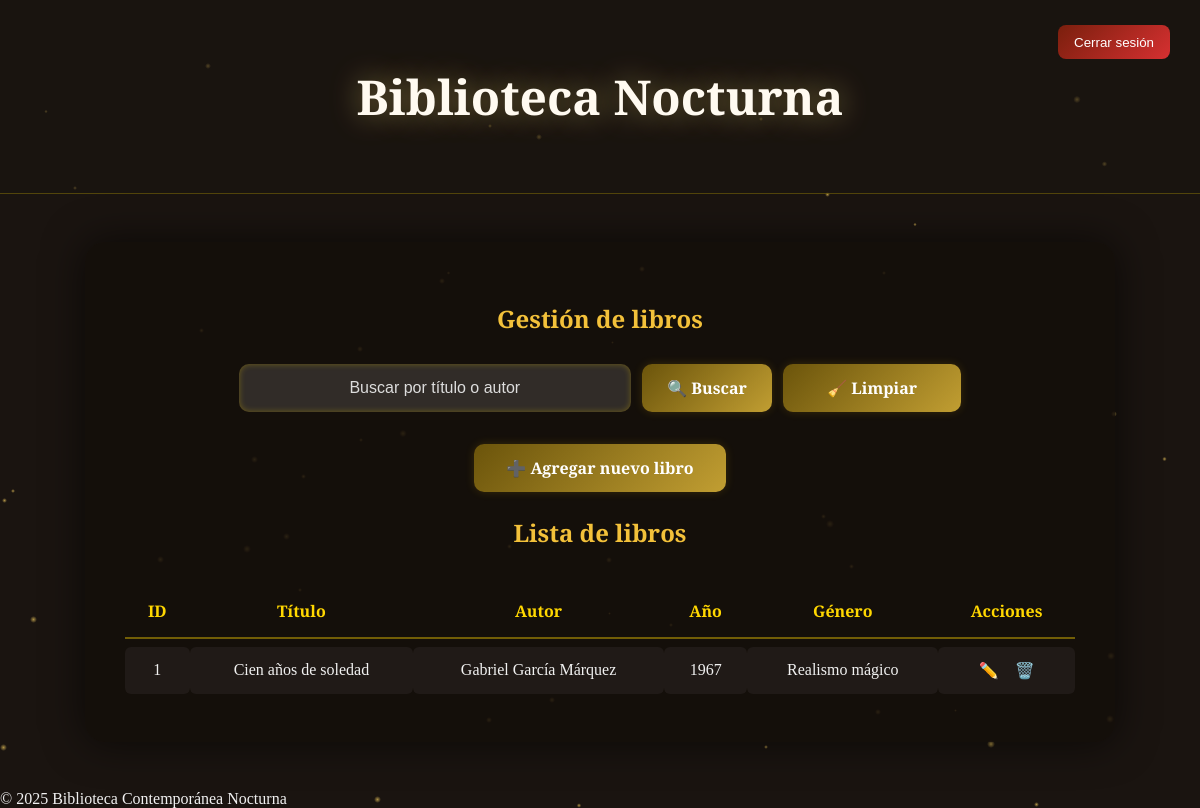
/panel.php (signed in), run on an earlier commit of the app's database.
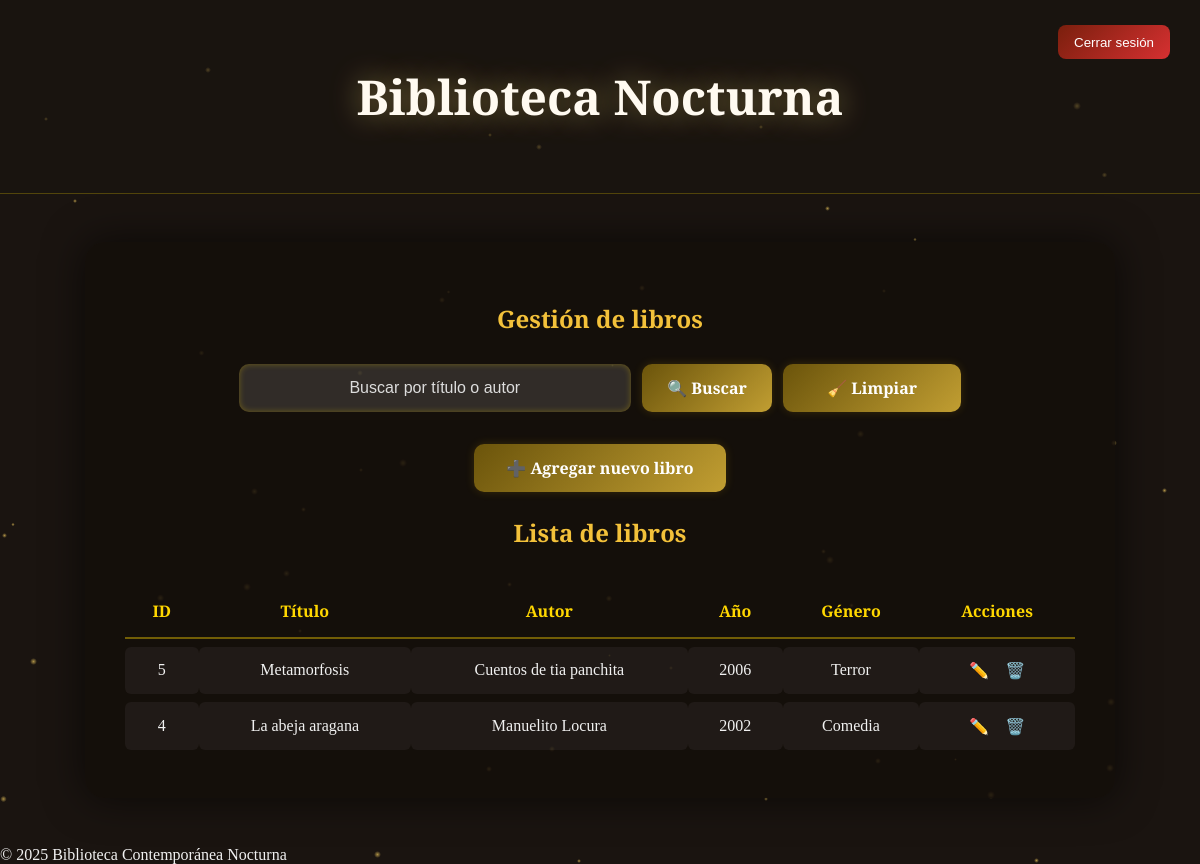
And on a later commit of the database.
### tables this page shows
CREATE TABLE books (
            id INTEGER PRIMARY KEY AUTOINCREMENT,
            title TEXT NOT NULL,
            author TEXT NOT NULL,
            year INTEGER,
            genre TEXT,
            created_at DATETIME DEFAULT CURRENT_TIMESTAMP
        );

### panel.php (the view, shortened to what this page needs)
<?php
try {
    $db = new PDO('sqlite:db/biblioteca.db');
    $db->setAttribute(PDO::ATTR_ERRMODE, PDO::ERRMODE_EXCEPTION);
} catch (PDOException $e) {
    die("❌ Error de conexión: " . $e->getMessage());
}
$searchTerm = '';
if (isset($_GET['buscar'])) {
    $searchTerm = trim($_GET['buscar']);
    $stmt = $db->prepare("SELECT * FROM books WHERE title LIKE ? OR author LIKE ? ORDER BY id DESC");
    $stmt->execute(["%$searchTerm%", "%$searchTerm%"]);
    $result = $stmt->fetchAll(PDO::FETCH_ASSOC);
} else {
    $result = $db->query("SELECT * FROM books ORDER BY id DESC")->fetchAll(PDO::FETCH_ASSOC);
}
?>
<!DOCTYPE html>
<html lang="es">
<head>
</head>
<body>
<div id="particles"></div>
<header>
  <h1>Biblioteca Nocturna</h1>
  <form method="POST" action="logout.php">
    <button class="logout">Cerrar sesión</button>
  </form>
</header>
<div class="container">
  <h2>Gestión de libros</h2>
  <form class="search-bar" method="GET" action="">
    <input type="text" name="buscar" placeholder="Buscar por título o autor" value="<?= htmlspecialchars($searchTerm) ?>">
    <button type="submit" class="btn-golden">🔍 Buscar</button>
    <a href="panel.php" class="btn-golden">🧹 Limpiar</a>
  </form>
  <div class="add-btn">
    <a href="add.php" class="btn-golden">➕ Agregar nuevo libro</a>
  </div>
  <h2>Lista de libros</h2>
  <table>
    <tr><th>ID</th><th>Título</th><th>Autor</th><th>Año</th><th>Género</th><th>Acciones</th></tr>
    <?php if(!$result): ?>
      <tr><td colspan="6">No hay resultados.</td></tr>
    <?php else: foreach($result as $row): ?>
      <tr>
        <td><?=$row['id']?></td>
        <td><?=htmlspecialchars($row['title'])?></td>
        <td><?=htmlspecialchars($row['author'])?></td>
        <td><?=htmlspecialchars($row['year'])?></td>
        <td><?=htmlspecialchars($row['genre'])?></td>
        <td>
          <a class="action" href="edit.php?id=<?=$row['id']?>">✏️</a>
          <a class="action" href="?del=<?=$row['id']?>" onclick="return confirm('¿Eliminar este libro?')">🗑️</a>
        </td>
      </tr>
    <?php endforeach; endif;?>
  </table>
</div>
<footer>© 2025 Biblioteca Contemporánea Nocturna</footer>
</body>
</html>

### panel.php (style rules this page uses)
body { margin:0; font-family:"Playfair Display",serif; background:url('https://images.unsplash.com/photo-1524995997946-a1c2e315a42f') center/cover fixed no-repeat; background-blend-mode:multiply; background-color:#1a1410; color:#f1f1f1; overflow-x:hidden; }
header { text-align:center; padding:2rem; background:rgba(25,20,15,0.6); border-bottom:1px solid rgba(255,215,0,0.25); position:relative; z-index:2; }
h1 { font-family:"Cinzel Decorative",serif; font-size:3rem; color:#fffaf0; text-shadow:0 0 30px rgba(255,223,120,0.45); }
.logout { position:absolute; right:30px; top:25px; background:linear-gradient(135deg,#7a1f0d,#d63031); color:#fff; border:none; border-radius:8px; padding:0.6rem 1rem; cursor:pointer; z-index:3; }
.container { max-width:950px; margin:3rem auto; background:rgba(20,15,10,0.85); border-radius:20px; padding:2.5rem; box-shadow:0 0 40px rgba(0,0,0,0.6); position:relative; z-index:2; }
h2 { color:#f3c13a; text-align:center; margin-bottom:1.8rem; }
.search-bar { display:flex; justify-content:center; align-items:center; gap:0.7rem; flex-wrap:wrap; margin-bottom:2rem; }
.search-bar input { width:360px; height:48px; border:none; border-radius:10px; padding:0 1rem; font-size:1rem; text-align:center; color:#fff; background:rgba(255,255,255,0.12); box-shadow:inset 0 0 6px rgba(255,215,0,0.3); transition:all 0.3s ease; }
.search-bar input::placeholder { color:#ddd; }
.btn-golden { height:48px; min-width:130px; display:inline-flex; align-items:center; justify-content:center; gap:0.4rem; padding:0 1.5rem; font-family:"Playfair Display",serif; font-size:1rem; font-weight:600; color:#fff; background:linear-gradient(135deg,#6b540b,#c19e32); border:none; border-radius:10px; text-decoration:none; cursor:pointer; box-shadow:0 0 10px rgba(255,215,0,0.15); transition:all 0.3s ease; }
.add-btn { display:flex; justify-content:center; margin-bottom:1.5rem; }
.add-btn a { height:48px; padding:0 2rem; }
table { width:100%; border-collapse:separate; border-spacing:0 8px; }
th,td { text-align:center; padding:0.9rem; }
th { color:#ffd700; border-bottom:2px solid rgba(255,215,0,0.4); }
td { background:rgba(255,255,255,0.05); border-radius:6px; }
a.action { color:#ffd700; text-decoration:none; margin:0 6px; }
#particles { position:fixed; top:0; left:0; width:100%; height:100%; z-index:0; pointer-events:none; overflow:hidden; }

What changed in the data, as far as the page shows it:
removed books: id "1", title "Cien años de soledad", author "Gabriel García Márquez", year "1967", genre "Realismo mágico"
added books: id "5", title "Metamorfosis", author "Cuentos de tia panchita", year "2006", genre "Terror"
added books: id "4", title "La abeja aragana", author "Manuelito Locura", year "2002", genre "Comedia"
